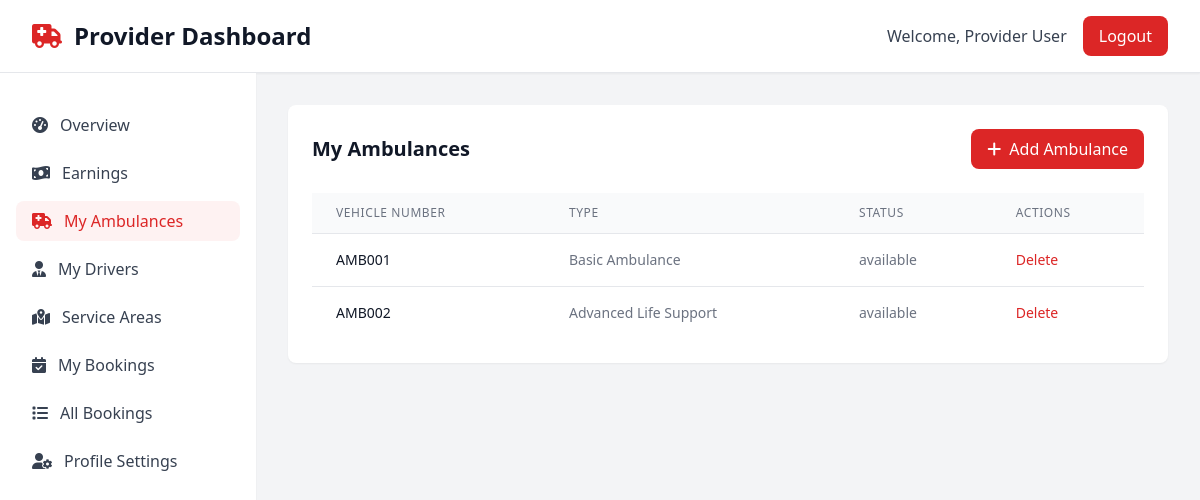
The page /provider/ambulances.php (signed in) on the database its author committed.
### tables this page shows
CREATE TABLE IF NOT EXISTS ambulances (
    id INT AUTO_INCREMENT PRIMARY KEY,
    provider_id INT NOT NULL,
    vehicle_number VARCHAR(20) NOT NULL,
    vehicle_type VARCHAR(50) NOT NULL,
    status ENUM('available', 'busy', 'maintenance') DEFAULT 'available',
    created_at TIMESTAMP DEFAULT CURRENT_TIMESTAMP,
    FOREIGN KEY (provider_id) REFERENCES users(id) ON DELETE CASCADE
);

### provider/ambulances.php (the view, shortened to what this page needs)
<?php
include '../config.php';
$provider_id = $_SESSION['user_id'];
$ambulances = $conn->query("SELECT * FROM ambulances WHERE provider_id = $provider_id ORDER BY created_at DESC");
include '../includes/header.php';
include '../includes/sidebar.php';
?>
        <main class="flex-1 p-8">
            <section class="mb-8">
                <div class="bg-white rounded-lg shadow-sm p-6">
                    <div class="flex justify-between items-center mb-6">
                        <h2 class="text-xl font-semibold text-gray-900">My Ambulances</h2>
                        <button onclick="showAddAmbulanceModal()" class="bg-red-600 text-white px-4 py-2 rounded-lg hover:bg-red-700">
                            <i class="fas fa-plus mr-2"></i>Add Ambulance
                        </button>
                    </div>
                    <div class="overflow-x-auto">
                        <table class="min-w-full divide-y divide-gray-200">
                            <thead class="bg-gray-50">
                                <tr>
                                    <th class="px-6 py-3 text-left text-xs font-medium text-gray-500 uppercase tracking-wider">Vehicle Number</th>
                                    <th class="px-6 py-3 text-left text-xs font-medium text-gray-500 uppercase tracking-wider">Type</th>
                                    <th class="px-6 py-3 text-left text-xs font-medium text-gray-500 uppercase tracking-wider">Status</th>
                                    <th class="px-6 py-3 text-left text-xs font-medium text-gray-500 uppercase tracking-wider">Actions</th>
                                </tr>
                            </thead>
                            <tbody class="bg-white divide-y divide-gray-200">
                                <?php if ($ambulances->num_rows > 0): ?>
                                    <?php while ($ambulance = $ambulances->fetch_assoc()): ?>
                                    <tr>
                                        <td class="px-6 py-4 whitespace-nowrap text-sm font-medium text-gray-900"><?php echo htmlspecialchars($ambulance['vehicle_number']); ?></td>
                                        <td class="px-6 py-4 whitespace-nowrap text-sm text-gray-500"><?php echo htmlspecialchars($ambulance['vehicle_type']); ?></td>
                                        <td class="px-6 py-4 whitespace-nowrap text-sm text-gray-500"><?php echo htmlspecialchars($ambulance['status']); ?></td>
                                        <td class="px-6 py-4 whitespace-nowrap text-sm font-medium">
                                            <button onclick="deleteAmbulance(<?php echo $ambulance['id']; ?>)" class="text-red-600 hover:text-red-900">Delete</button>
                                        </td>
                                    </tr>
                                    <?php endwhile; ?>
                                <?php else: ?>
                                    <tr>
                                        <td colspan="4" class="px-6 py-4 text-center text-gray-500">No ambulances found</td>
                                    </tr>
                                <?php endif; ?>
                            </tbody>
                        </table>
                    </div>
                </div>
            </section>
        </main>
<?php include '../includes/footer.php'; ?>

### rows shown on the page
ambulances: vehicle_number "AMB001", vehicle_type "Basic Ambulance", status "available"
ambulances: vehicle_number "AMB002", vehicle_type "Advanced Life Support", status "available"

### other values the page prints
$dashboard_type "Provider"
$_SESSION['fullname'] "Provider User"
